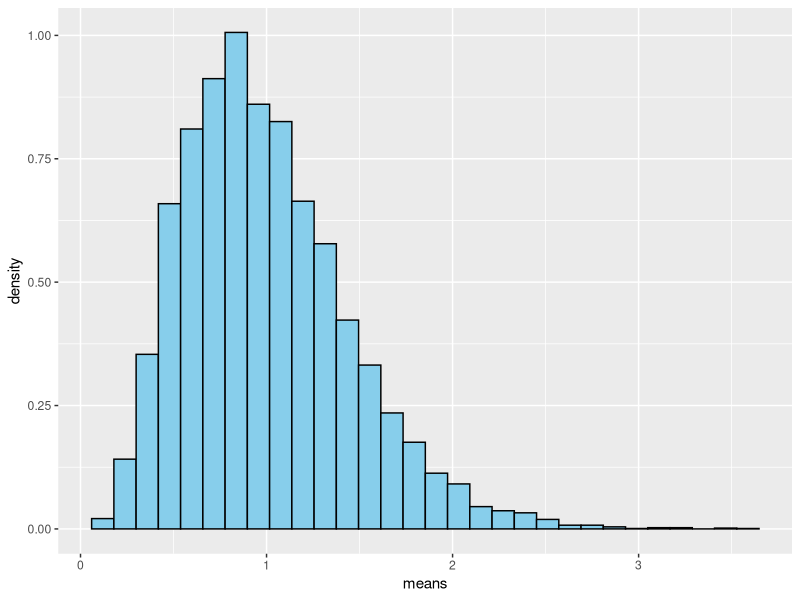

Recreate this plot in R.
## ---- chunk 1
library(tidyverse)
tribble( ~x, ~y, ~w, ~z,
210, 300, 220, 180,
102, 100, 119, 187,
176, 175, 188, 173,
87, 95, 91, 94,
202, 210, 234, 218,
110, 122, 131, 128,
) -> dt
dt

## ---- chunk 2
library(purrr)
map(dt, mean)

## ---- chunk 3
map(dt, sd)
## ---- chunk 4
map(dt, ~sqrt(.x))
## ---- chunk 5
fiven <- summarise_all(dt, list(mean = mean,
                             median = median, 
                             max = max, 
                             min = min, 
                             q1 = function(x) quantile(x, probs = 0.25), 
                             q3 = function(x) quantile(x, probs = 0.75)))
fiven

## ---- chunk 6
exp_means <- function(data, n = 10000, SS = 5) {
  means <- numeric(n)
   for (i in 1:n) {
   
    samples <- rexp(SS)
    
    means[i] <- mean(samples)
  }
  
  return(means)
}

means <- exp_means(dt)
length(means)

ggplot()+
  geom_histogram(aes(x = means, y = after_stat(density)), bins = 30, fill = "skyblue", color = "black")
 
## ---- chunk 7

  map_dbl(1:10000, ~mean(rexp(5, rate = 1)))
## ---- chunk 8
replicate(10000, mean(rexp(5, rate = 1)))
